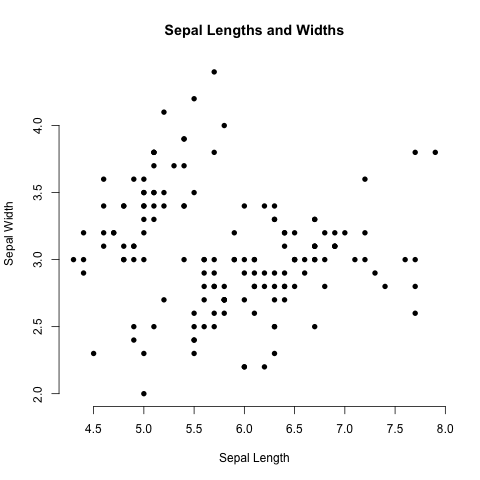

Write the R code that produced this figure.
#### SETUP ####
## install packages
# install.packages('datasets')
# install.packages('viridis')

library(datasets)
library(viridis)

setwd('/Users/lylaatta/Documents/GitHub/intersession_data_2023/week1/code_day3')

#### DATA ####
data("iris")
head(iris)

#### PLOTTING ####

## plot sepal characteristics 
# png('viz_test.png')
plot(iris$Sepal.Length, iris$Sepal.Width, pch = 16, bty = 'n',
     xlab = 'Sepal Length', ylab = 'Sepal Width', main = 'Sepal Lengths and Widths')
# dev.off()

## plot petal characteristics
plot(iris$Petal.Length, iris$Petal.Width, pch = 16, bty = 'n',
     xlab = 'Petal Length', ylab = 'Petal Width', main = 'Petal Lengths and Widths')

## plot both side by side
par(mfrow = c(1,2))
plot(iris$Sepal.Length, iris$Sepal.Width, pch = 16, bty = 'n',
     xlab = 'Sepal Length', ylab = 'Sepal Width', main = 'Sepal Lengths and Widths')
plot(iris$Petal.Length, iris$Petal.Width, pch = 16, bty = 'n',
     xlab = 'Petal Length', ylab = 'Petal Width', main = 'Petal Lengths and Widths')

## add colors indicating species
cols.species.unique <- viridis::viridis(length(unique(iris$Species)))
table(iris$Species)
cols.species <- cols.species.unique[as.factor(iris$Species)]
names(cols.species) <- rownames(iris)
head(cols.species)
table(cols.species)

par(mfrow = c(1,2))
plot(iris$Sepal.Length, iris$Sepal.Width, pch = 16, bty = 'n', col = cols.species,
     xlab = 'Sepal Length', ylab = 'Sepal Width', main = 'Sepal Lengths and Widths')
plot(iris$Petal.Length, iris$Petal.Width, pch = 16, bty = 'n', col = cols.species,
     xlab = 'Petal Length', ylab = 'Petal Width', main = 'Petal Lengths and Widths')

## make legend
legend.labels <- unique(iris$Species)
legend.colors <- unique(cols.species)

# png('viz_iris_colors.png')
par(mfrow = c(1,2))
plot(iris$Sepal.Length, iris$Sepal.Width, pch = 16, bty = 'n', col = cols.species,
     xlim = c(4,8), ylim = c(1.5, 4.5),
     xlab = 'Sepal Length (cm)', ylab = 'Sepal Width (cm)', main = 'A')
plot(iris$Petal.Length, iris$Petal.Width, pch = 16, bty = 'n', col = cols.species,
     xlim = c(0.5, 7.5), ylim = c(0, 3), 
     xlab = 'Petal Length (cm)', ylab = 'Petal Width (cm)', main = 'B')
legend(x=4, y=0.75, legend = legend.labels, col = legend.colors, pch = 16, bty = 'n')
# dev.off()

### compare petal lengths 
# split data frame by species 
species <- unique(iris$Species) #setosa versicolor virginica
iris.setosa <- iris[iris$Species=='setosa',]
dim(iris.setosa)
iris.versicolor <- iris[iris$Species=='versicolor',]
dim(iris.versicolor)
iris.viriginica <- iris[iris$Species=='virginica',]
dim(iris.viriginica)

# combine petal lengths
petal.lengths <- cbind(iris.setosa$Petal.Length, iris.versicolor$Petal.Length, iris.viriginica$Petal.Length)
colnames(petal.lengths) <- species
sepal.lengths <- cbind(iris.setosa$Sepal.Length, iris.versicolor$Sepal.Length, iris.viriginica$Sepal.Length)
colnames(sepal.lengths) <- species


# average petal length by species
petal.length.avg <- colMeans(petal.lengths)

## bar plot 
par(mfrow = c(1,1))
barplot(petal.length.avg, col = 'black', 
        xlab = 'Flower Species', ylab = 'Average Petal Length', main = 'Average Petal Lengths')


## box plot

par(mfrow = c(1,1))
boxplot(petal.lengths, #frame.plot = F,
        xlab = 'Flower Species', ylab = 'Petal Length', main = 'Comparing Petal Lengths between Flower Species')

png('iris_multi.png', width = 700, height = 700)
par(mfrow = c(2,2))
plot(iris$Sepal.Length, iris$Sepal.Width, pch = 16, bty = 'n', col = cols.species,
     xlim = c(4,8), ylim = c(1.5, 4.5),
     xlab = 'Sepal Length (cm)', ylab = 'Sepal Width (cm)', main = 'A')
plot(iris$Petal.Length, iris$Petal.Width, pch = 16, bty = 'n', col = cols.species,
     xlim = c(0.5, 7.5), ylim = c(0, 3), 
     xlab = 'Petal Length (cm)', ylab = 'Petal Width (cm)', main = 'B')
legend(x=4, y=0.75, legend = legend.labels, col = legend.colors, pch = 16, bty = 'n')
boxplot(sepal.lengths, frame.plot = F, ylim = c(4,9.25),
        xlab = 'Flower Species', ylab = 'Petal Length', main = 'C')
points(x = c(1,3), y = c(8.25,8.25), type = 'l')
text(x = 2, y = 8.5, labels = '*', cex = 2)
points(x = c(2,3), y = c(8.75,8.75), type = 'l')
text(x = 2.5, y = 9, labels = '*', cex = 2)
points(x = c(1,2), y = c(7.25,7.25), type = 'l')
text(x = 1.5, y = 7.5, labels = '*', cex = 2)
boxplot(petal.lengths, frame.plot = F, ylim = c(0,10), 
        xlab = 'Flower Species', ylab = 'Petal Length', main = 'D')
points(x = c(1,3), y = c(7.25,7.25), type = 'l')
text(x = 2, y = 7.75, labels = '*', cex = 2)
points(x = c(2,3), y = c(8.25,8.25), type = 'l')
text(x = 2.5, y = 8.75, labels = '*', cex = 2)
points(x = c(1,2), y = c(5.25,5.25), type = 'l')
text(x = 1.5, y = 5.75, labels = '*', cex = 2)
dev.off()

